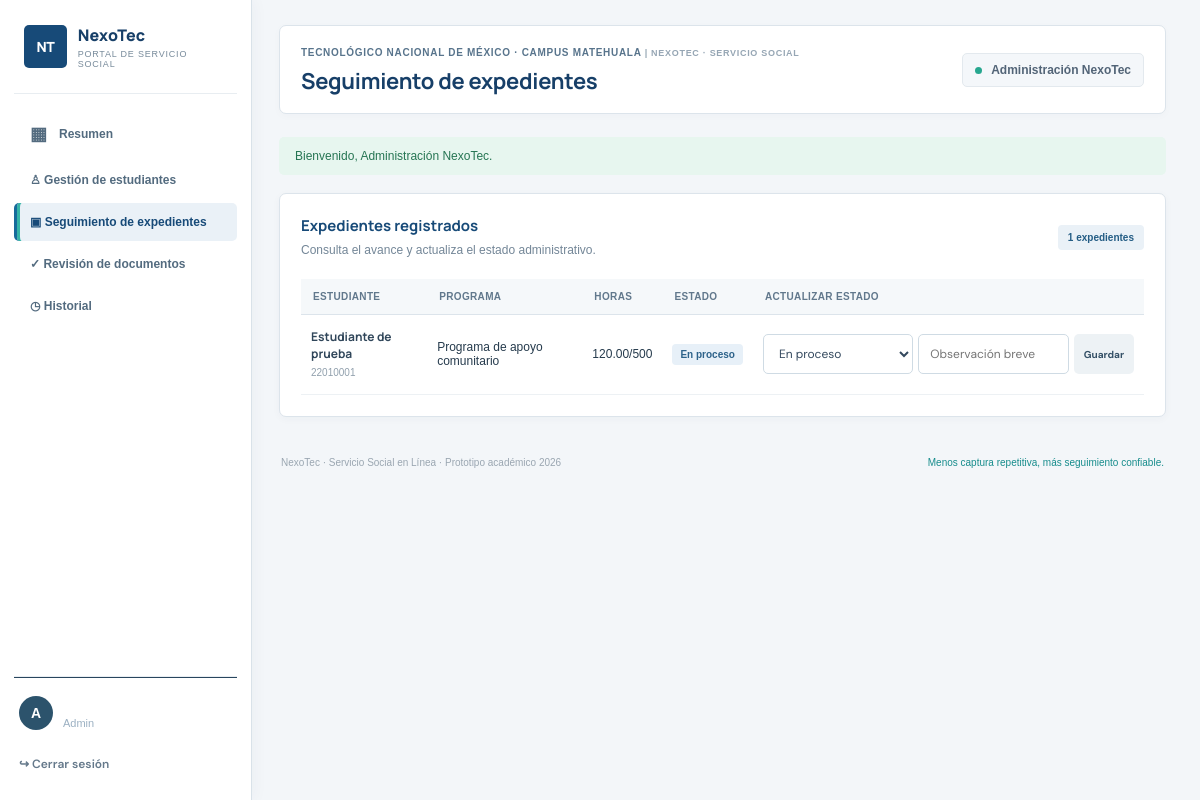
/index.php?page=files (signed in), run on the app's committed database.
### tables this page shows
CREATE TABLE IF NOT EXISTS expedientes (
 id INT AUTO_INCREMENT PRIMARY KEY, student_id INT NOT NULL, program_id INT NULL,
 status ENUM('pre_registro','en_proceso','pendiente_revision','observado','completo','liberado','baja') DEFAULT 'pre_registro',
 start_date DATE NULL, end_date DATE NULL, induction_done TINYINT(1) DEFAULT 0,
 work_plan_due DATE NULL, total_hours DECIMAL(7,2) DEFAULT 0, notes TEXT NULL,
 created_at TIMESTAMP DEFAULT CURRENT_TIMESTAMP, updated_at TIMESTAMP DEFAULT CURRENT_TIMESTAMP ON UPDATE CURRENT_TIMESTAMP,
 FOREIGN KEY(student_id) REFERENCES students(id), FOREIGN KEY(program_id) REFERENCES programs(id)
);

CREATE TABLE IF NOT EXISTS users (
 id INT AUTO_INCREMENT PRIMARY KEY, name VARCHAR(120) NOT NULL, email VARCHAR(160) NOT NULL UNIQUE,
 password VARCHAR(255) NOT NULL, role ENUM('admin','student','supervisor') NOT NULL DEFAULT 'student', active TINYINT(1) NOT NULL DEFAULT 1, created_at TIMESTAMP DEFAULT CURRENT_TIMESTAMP
);

CREATE TABLE IF NOT EXISTS students (
 id INT AUTO_INCREMENT PRIMARY KEY, user_id INT NULL UNIQUE, control_number VARCHAR(30) NOT NULL UNIQUE,
 career VARCHAR(120) NOT NULL, semester TINYINT UNSIGNED NOT NULL, credits_percent DECIMAL(5,2) NOT NULL DEFAULT 70,
 phone VARCHAR(30) NULL, created_at TIMESTAMP DEFAULT CURRENT_TIMESTAMP,
 FOREIGN KEY(user_id) REFERENCES users(id) ON DELETE SET NULL
);

CREATE TABLE IF NOT EXISTS programs (
 id INT AUTO_INCREMENT PRIMARY KEY, name VARCHAR(160) NOT NULL, receiver VARCHAR(160) NOT NULL,
 contact_name VARCHAR(120) NULL, contact_email VARCHAR(160) NULL, active TINYINT(1) DEFAULT 1
);

### index.php (the view, shortened to what this page needs)
<?php
require __DIR__.'/config/database.php'; require __DIR__.'/includes/functions.php';
$page=$_GET['page']??(logged()?'dashboard':'login'); $action=$_POST['action']??'';
$role=user()['role']??null;
?><!doctype html><html lang="es"><head><meta charset="utf-8"><meta name="viewport" content="width=device-width, initial-scale=1"><title>Servicio Social en Línea | NexoTec</title><link rel="stylesheet" href="assets/style.css"></head><body>
<?php if(logged()): ?><aside class="sidebar"><div class="brand"><div class="brandmark textmark">NT</div><div><b>NexoTec</b><small>PORTAL DE SERVICIO SOCIAL</small></div></div><nav>
<a class="<?= $page==='dashboard'?'active':'' ?>" href="index.php"><span>▦</span> Resumen</a>
<?php if($role==='admin'): ?><a href="index.php?page=students" class="<?= $page==='students'?'active':'' ?>">♙ Gestión de estudiantes</a><?php endif; ?>
<?php if(in_array($role,['admin','supervisor'])): ?><a href="index.php?page=files" class="<?= $page==='files'?'active':'' ?>">▣ Seguimiento de expedientes</a><a href="index.php?page=documents" class="<?= $page==='documents'?'active':'' ?>">✓ Revisión de documentos</a><?php endif; ?>
<a href="index.php?page=events" class="<?= $page==='events'?'active':'' ?>">◷ Historial</a>
</nav><div class="sidebar-bottom"><div class="user-mini"><div class="avatar"><?= strtoupper(substr(user()['name'],0,1)) ?></div><div><b><?= h(user()['name']) ?></b><small><?= h($role) ?></small></div></div><form method="post"><button class="logout" name="action" value="logout">↪ Cerrar sesión</button></form></div></aside><?php endif; ?>
<main class="main <?= logged()?'with-sidebar':'' ?>">
<?php if(logged()): ?><header class="topbar"><div><small>TECNOLÓGICO NACIONAL DE MÉXICO · CAMPUS MATEHUALA <span class="header-sub">| NEXOTEC · SERVICIO SOCIAL</span></small><h1><?= ['dashboard'=>'Inicio','students'=>'Gestión de estudiantes','myfile'=>'Mi Servicio Social','files'=>'Seguimiento de expedientes','documents'=>'Revisión de documentos','events'=>'Bitácora de actividad'][$page]??'Servicio Social en Línea' ?></h1></div><div class="top-user"><span class="online-dot"></span> <?= h(user()['name']) ?></div></header><?php endif; ?>
<?php if(!empty($_SESSION['flash'])):$f=$_SESSION['flash'];unset($_SESSION['flash']); ?><div class="alert <?= h($f['type']) ?>"><?= h($f['msg']) ?></div><?php endif; ?>
<?php if($page==='files'): require_role(['admin','supervisor']);$rows=$pdo->query('SELECT e.*,s.control_number,u.name student_name,p.name program_name FROM expedientes e JOIN students s ON s.id=e.student_id LEFT JOIN users u ON u.id=s.user_id LEFT JOIN programs p ON p.id=e.program_id ORDER BY e.updated_at DESC')->fetchAll(); ?><section class="panel"><div class="panel-head"><div><h3>Expedientes registrados</h3><p>Consulta el avance y actualiza el estado administrativo.</p></div><span class="count-pill"><?= count($rows) ?> expedientes</span></div><div class="table-wrap"><table><thead><tr><th>Estudiante</th><th>Programa</th><th>Horas</th><th>Estado</th><th>Actualizar estado</th></tr></thead><tbody><?php foreach($rows as $r): ?><tr><td><b><?= h($r['student_name']) ?></b><small><?= h($r['control_number']) ?></small></td><td><?= h($r['program_name']??'Sin asignar') ?></td><td><?= h($r['total_hours']) ?>/500</td><td><?= badge($r['status']) ?></td><td><form method="post" class="inline-form"><input type="hidden" name="action" value="update_expediente"><input type="hidden" name="expediente_id" value="<?= $r['id'] ?>"><select name="status"><?php foreach(['pre_registro','en_proceso','pendiente_revision','observado','completo','liberado','baja'] as $st): ?><option value="<?= $st ?>" <?= $st===$r['status']?'selected':'' ?>><?= ucfirst(str_replace('_',' ',$st)) ?></option><?php endforeach; ?></select><input name="notes" placeholder="Observación breve"><button class="btn small">Guardar</button></form></td></tr><?php endforeach; ?></tbody></table></div></section><?php endif; ?>
<footer class="footer">NexoTec · Servicio Social en Línea · Prototipo académico 2026 <span>Menos captura repetitiva, más seguimiento confiable.</span></footer></main></body></html>

### includes/functions.php (shortened to what this page needs)
<?php
function h($v){ return htmlspecialchars((string)$v, ENT_QUOTES, 'UTF-8'); }
function logged(){ return !empty($_SESSION['user']); }
function user(){ return $_SESSION['user'] ?? null; }
function badge($status){ $map=['pre_registro'=>'secondary','en_proceso'=>'primary','pendiente_revision'=>'warning','observado'=>'warning','completo'=>'success','liberado'=>'success','baja'=>'danger','recibido'=>'secondary','validado'=>'success','aprobado'=>'success','rechazado'=>'danger','enviado'=>'primary','evaluado'=>'success','borrador'=>'secondary']; $label=str_replace('_',' ',$status); return '<span class="badge '.($map[$status]??'secondary').'">'.h(ucfirst($label)).'</span>'; }

### data on the page
expedientes: users.name "Estudiante de prueba", student.control_number "22010001", program.name "Programa de apoyo comunitario", total_hours "120.00", status "En proceso"

### other printed values
substr(user()['name'],0,1) "A"
$role "Admin"
user()['name'] "Administración NexoTec"
$f['msg'] "Bienvenido, Administración NexoTec."
count($rows) "1"
